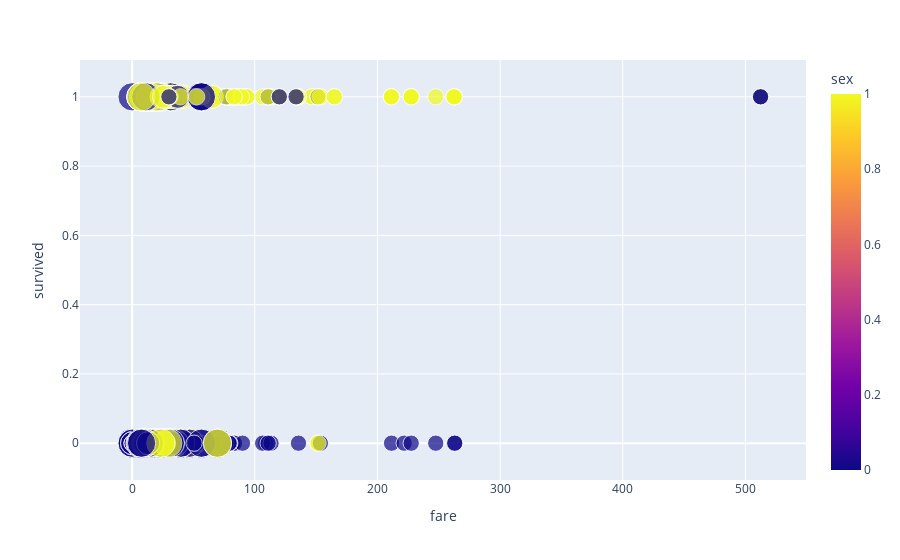

Source (notebook cell):
### Code cell
# sex = 1 = female
# sex = 0 = male
# bigger bubble means lower pclass. ex: pclass = 3 is the worst pclass and they are biggest bubbles our scatter plot 

scatter = px.scatter(df, x = "fare", y = "survived", color = "sex", size = "pclass")
scatter.show()

### Figure 1 — Plotly figure (JSON) as saved in the notebook; plotly's stock layout.template omitted (floating-point values rounded to 4 significant figures; data arrays with more than 128 entries replaced by an {"elided": "..."} marker saying what was removed)
{"data": [{"hovertemplate": "fare=%{x}<br>survived=%{y}<br>pclass=%{marker.size}<br>sex=%{marker.color}<extra></extra>", "legendgroup": "", "marker": {"color": {"elided": "889 int values"}, "coloraxis": "coloraxis", "size": {"elided": "889 int values"}, "sizemode": "area", "sizeref": 0.0075, "symbol": "circle"}, "mode": "markers", "name": "", "orientation": "v", "showlegend": false, "type": "scatter", "x": {"elided": "889 float values"}, "xaxis": "x", "y": {"elided": "889 int values"}, "yaxis": "y"}], "layout": {"coloraxis": {"colorbar": {"title": {"text": "sex"}}, "colorscale": [[0, "#0d0887"], [0.1111, "#46039f"], [0.2222, "#7201a8"], [0.3333, "#9c179e"], [0.4444, "#bd3786"], [0.5556, "#d8576b"], [0.6667, "#ed7953"], [0.7778, "#fb9f3a"], [0.8889, "#fdca26"], [1, "#f0f921"]]}, "legend": {"itemsizing": "constant", "tracegroupgap": 0}, "margin": {"t": 60}, "xaxis": {"anchor": "y", "domain": [0, 1], "title": {"text": "fare"}}, "yaxis": {"anchor": "x", "domain": [0, 1], "title": {"text": "survived"}}}}
